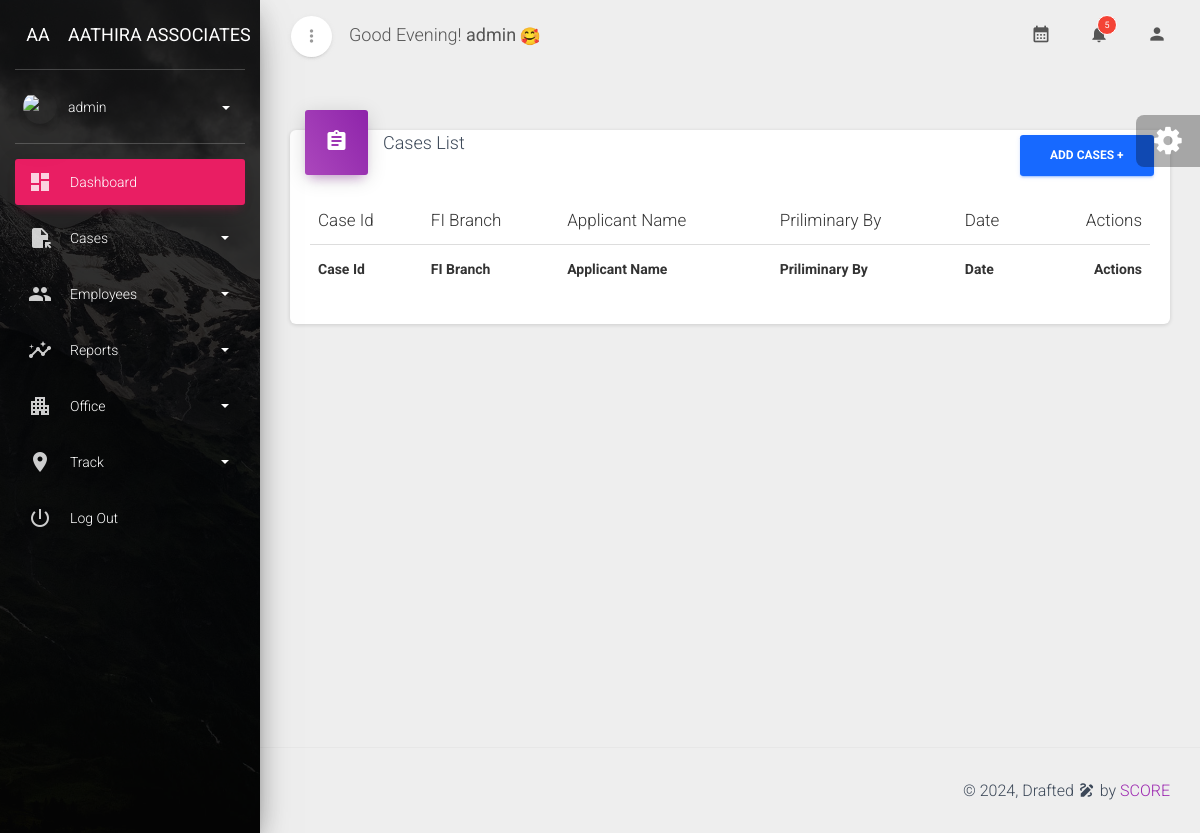
Before: /caseslists/ (signed in) with the older database file.
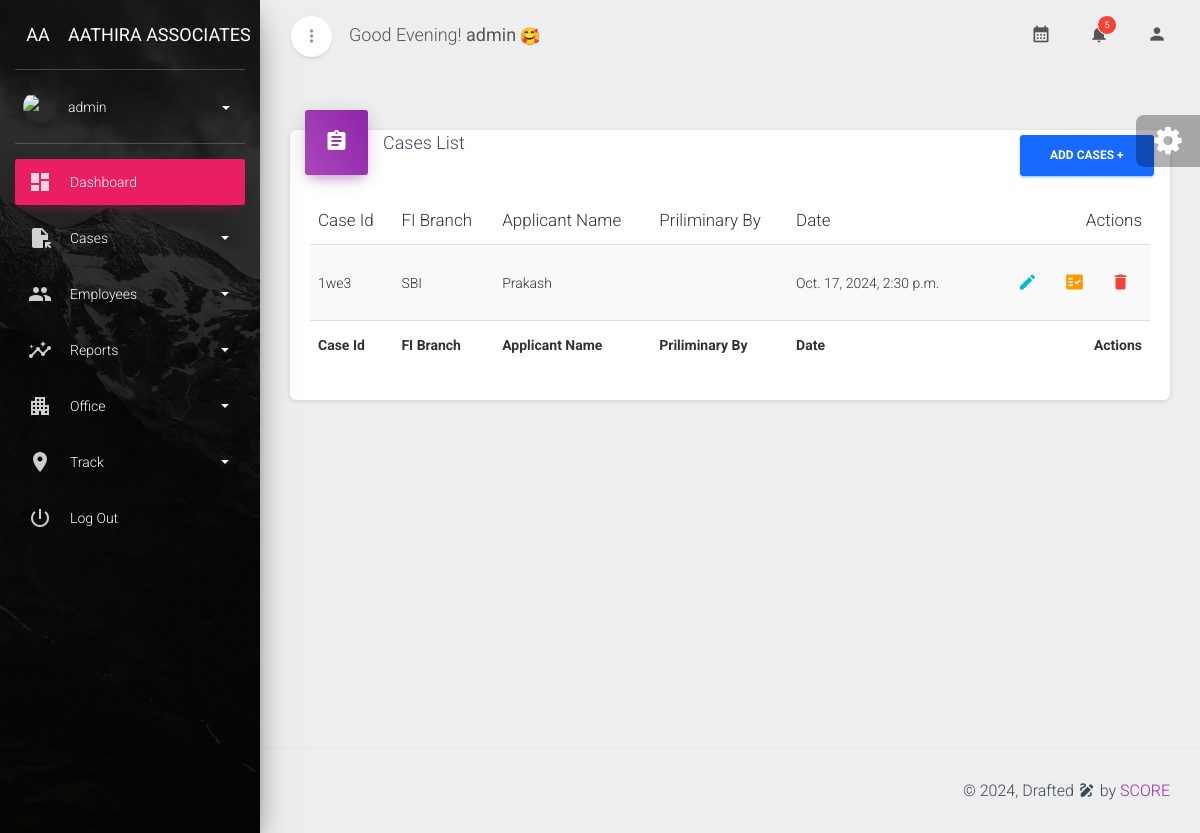
After: the same page with the newer database file.
### pma/models.py (models this page shows)
class Cases(models.Model):
    caseid=models.CharField(max_length=25)
    applicantname=models.CharField(max_length=100)
    finame=models.ForeignKey(FIbranch,on_delete=models.CASCADE)
    applicant_mobile_number=models.PositiveBigIntegerField()
    created_at = models.DateTimeField(default=datetime.now())
    is_active = models.BooleanField(default=True)
    def __str__(self):
        return(self.caseid)

class FIbranch(models.Model):
    finame=models.CharField(max_length=25)
    location = models.CharField(max_length=100)
    is_active =models.BooleanField(default=True)
    def __str__(self):
        return (self.finame)

### pma/views.py (the view)
# urls.py: path('caseslists/',views.caseslists),
@login_required(login_url='/login')
def caseslists(request):
    cl=Cases.objects.filter(is_active=True)
    print(cl)
    return render(request,'manager/caseslists.html',{'cl':cl})

### pma/context_processors.py (called while the page is built)
def greetings(request):
    if 5 <= current_hour < 12:
        greeting = "Good Morning!"
    elif 12 <= current_hour < 17:
        greeting = "Good Afternoon!"
    elif 17 <= current_hour < 21:
        greeting = "Good Evening!"
    else:
        greeting = "Good Night!"
    return {'greeting': greeting,'c_h':current_hour}

### pma/templates/Manager/caseslists.html (shortened to what this page needs)
{% extends 'manager/base.html' %}
{% load static %}
{% block content %}
<div class="content">
    <div class="container-fluid">
      <div class="row">
        <div class="col-md-12">
          <div class="card">
            <div class="card-header card-header-primary card-header-icon">
              <div class="card-icon">
                <i class="material-icons">assignment</i>
              </div>
              <h4 class="card-title d-inline" style="padding-top: 2px;">Cases List</h4>
              <button class="d-inline btn btn-behance float-right" onclick="location.href='/createcases'"><b>Add Cases +</b></button>
            </div>
            <div class="card-body">
              <div class="material-datatables">
                <table id="datatables" class="table table-striped table-no-bordered table-hover" cellspacing="0" width="100%" style="width:100%">
                  <thead>
                    <tr>
                      <th>Case Id</th>
                      <th>FI Branch</th>
                      <th>Applicant Name</th>
                      <th>Priliminary By</th>
                      <th>Date</th>
                      <th class="disabled-sorting text-right">Actions</th>
                    </tr>
                  </thead>
                  <tfoot>
                    <tr>
                      <th>Case Id</th>
                      <th>FI Branch</th>
                      <th>Applicant Name</th>
                      <th>Priliminary By</th>
                      <th>Date</th>
                      <th class="text-right">Actions</th>
                    </tr>
                  </tfoot>
                  <tbody>
                    <tr>
                      {% for i in cl %}
                      <td>{{i.caseid}}</td>
                      <td>{{i.finame}}</td>
                      <td>{{i.applicantname}}</td>
                      <td></td>
                      <td>{{i.created_at}}</td>
                      <td class="text-right">
                        <a href="{% url 'updatecases' i.id %}" class="btn btn-link btn-info btn-just-icon like"><i class="material-icons">mode_edit</i></a>
                        <a href="#" class="btn btn-link btn-warning btn-just-icon edit"><i class="material-icons">fact_check</i></a>
                        <a href="{% url 'delete_cases' i.id %}" class="btn btn-link btn-danger btn-just-icon remove"><i class="material-icons">delete</i></a>
                      </td>
                    </tr>
                    {% endfor %}
                  </tbody>
                </table>
              </div>
            </div>
          </div>
        </div>
      </div>
    </div>
  </div>
{% endblock %}

### pma/templates/Manager/base.html (shortened to what this page needs)
{% load static %}
<!DOCTYPE html>
<html lang="en">
<head>
  <link rel="stylesheet" href="https://maxcdn.bootstrapcdn.com/font-awesome/latest/css/font-awesome.min.css">
  <link href="{% static 'assets/css/material-dashboard.min.css' %}" rel="stylesheet" />
  <link href="{% static 'assets/demo/demo.css' %}" rel="stylesheet" />
</head>
<body class="">
  <div class="wrapper ">
    <div class="sidebar" data-color="rose" data-background-color="black" data-image="{% static 'assets/img/sidebar-1.jpg' %}">
      <div class="logo">
        <a href="http://www.creative-tim.com" class="simple-text logo-mini">
          AA
        </a>
        <a href="http://www.creative-tim.com" class="simple-text logo-normal">
          Aathira Associates
        </a>
      </div>
      <div class="sidebar-wrapper">
        <div class="user">
          <div class="photo">
            <img src="{% static 'assets/img/faces/user.png' %}" />
          </div>
          <div class="user-info">
            <a data-toggle="collapse" href="#collapseExample" class="username">
              <span>
                {{user}}
                <b class="caret"></b>
              </span>
            </a>
          </div>
        </div>
        <ul class="nav">
          <li class="nav-item active ">
            <a class="nav-link" href="/">
              <i class="material-icons">dashboard</i>
              <p> Dashboard </p>
            </a>
          </li>
          <li class="nav-item ">
            <a class="nav-link" data-toggle="collapse" href="#pagesExamples">
              <i class="material-icons">file_open</i>
              <p> Cases
                <b class="caret"></b>
              </p>
            </a>
          </li>
          <li class="nav-item ">
            <a class="nav-link" data-toggle="collapse" href="#componentsExamples">
              <i class="material-icons">group</i>
              <p> Employees
                <b class="caret"></b>
              </p>
            </a>
          </li>
          <li class="nav-item ">
            <a class="nav-link" data-toggle="collapse" href="#formsExamples">
              <i class="material-icons">insights</i>
              <p> Reports
                <b class="caret"></b>
              </p>
            </a>
          </li>
          <li class="nav-item ">
            <a class="nav-link" data-toggle="collapse" href="#tablesExamples">
              <i class="material-icons">apartment</i>
              <p> Office
                <b class="caret"></b>
              </p>
            </a>
          </li>
          <li class="nav-item ">
            <a class="nav-link" data-toggle="collapse" href="#mapsExamples">
              <i class="material-icons">place</i>
              <p> Track
                <b class="caret"></b>
              </p>
            </a>
          </li>
          <li class="nav-item ">
            <a class="nav-link" href="/logout">
              <i class="material-icons">power_settings_new</i>
              <p> Log out </p>
            </a>
          </li>
        </ul>
      </div>
    </div>
    <div class="main-panel">
      <nav class="navbar navbar-expand-lg navbar-transparent navbar-absolute fixed-top ">
        <div class="container-fluid">
          <div class="navbar-wrapper">
            <div class="navbar-minimize">
              <button id="minimizeSidebar" class="btn btn-just-icon btn-white btn-fab btn-round">
                <i class="material-icons text_align-center visible-on-sidebar-regular">more_vert</i>
              </button>
            </div>
            <a class="navbar-brand">
              {{greeting}}
              <b>{{user}}</b>
              {% if 5 <= c_h and 21 > c_h %}
              <img style="height: 20px;width: 20px;" src="{% static 'assets/img/gm.gif' %}" />
              {% else %}
              <img style="height: 20px;width: 20px;" src="{% static 'assets/img/gn.gif' %}" />
              {% endif %}
            </a>
          </div>
          <div class="collapse navbar-collapse justify-content-end">
            <ul class="navbar-nav">
              <li class="nav-item">
                <a class="nav-link">
                  <i class="material-icons">calendar_month</i>
                </a>
              </li>
              <li class="nav-item dropdown">
                <a class="nav-link" href="http://example.com" id="navbarDropdownMenuLink" data-toggle="dropdown" aria-haspopup="true" aria-expanded="false">
                  <i class="material-icons">notifications</i>
                  <span class="notification">5</span>
                </a>
              </li>
              <li class="nav-item dropdown">
                <a class="nav-link" href="#pablo" id="navbarDropdownProfile" data-toggle="dropdown" aria-haspopup="true" aria-expanded="false">
                  <i class="material-icons">person</i>
                </a>
              </li>
            </ul>
          </div>
        </div>
      </nav>
      {% block content %}
      {% endblock %}
                  <footer class="footer">
                    <div class="container-fluid">
                      <div class="copyright float-right">
                        &copy;
                        , Drafted <i class="material-icons">draw</i> by
                        <a href="" target="_blank">SCORE</a>
                      </div>
                    </div>
                  </footer>
                </div>
              </div>
              <div class="fixed-plugin">
                <div class="dropdown show-dropdown">
                  <a href="#" data-toggle="dropdown">
                    <i class="fa fa-cog fa-2x"> </i>
                  </a>
                </div>
              </div>
</body>
</html>

Changed rows visible on the page:
added Cases: caseid "1we3", finame "SBI", applicantname "Prakash", created_at "Oct. 17, 2024, 2:30 p.m."
